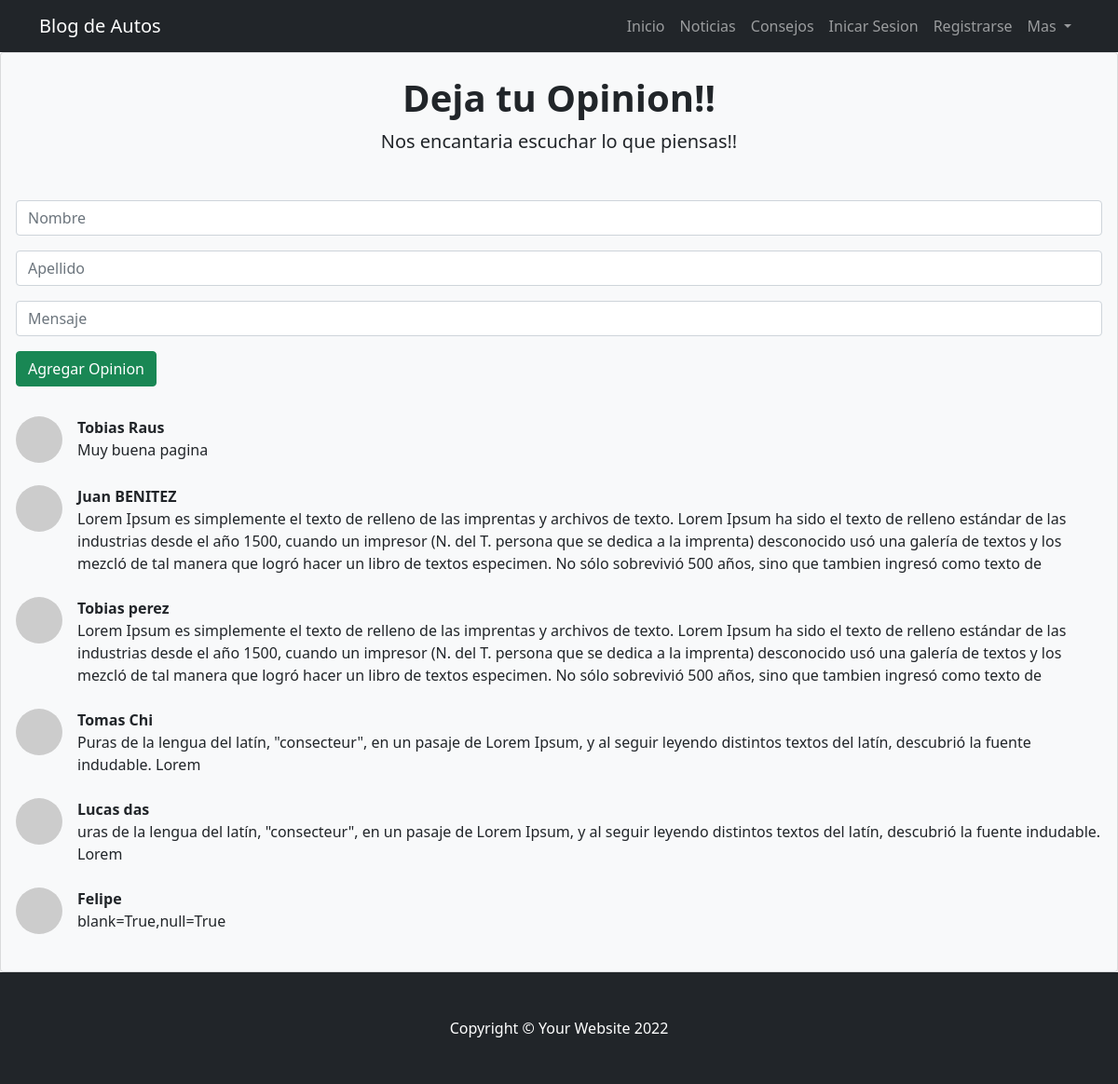
The app's page /opiniones/ with its own data.
### Aplicaciones/AutosApp/models.py (models this page shows)
class Opinion(models.Model):
    nombre = models.CharField(max_length=50)
    apellido = models.CharField(max_length=50,blank=True,null=True)
    mensaje = models.TextField()

### Aplicaciones/AutosApp/views.py (the view)
# urls.py: path('opiniones/',opiniones,name="opiniones"),
def opiniones(request):
    opinion= Opinion.objects.all()
    return render(request,"opiniones.html",{"opinion":opinion})

### Aplicaciones/AutosApp/templates/opiniones.html (shortened to what this page needs)
{% extends 'base.html' %}
{% load static %}
{% block contenido %}
<div class="card bg-light">
    <div class="text-center my-4"><h1 class="fw-bolder">Deja tu Opinion!!</h1><p class="lead mb-0">Nos encantaria escuchar lo que piensas!!</p></div>
    <div class="card-body">
        <form action="/agregarOpinion/" method="post">{% csrf_token %}
            <div class="form-group py-2">
                <input type="text" id="txtNombre" name="txtNombre" class="form-control" placeholder="Nombre" maxlength="50" required>
            </div>
            <div class="form-group py-2">
                <input type="text" id="txtApellido" name="txtApellido" class="form-control" placeholder="Apellido" maxlength="50" >
            </div>
            <div class="form-group py-2">
                <input type="text" id="txtMensaje" name="txtMensaje" class="form-control" placeholder="Mensaje" maxlength="" required>
            </div>
            <div class="form-group py-2">
               <button type="submit" class="btn btn-success btn-block text-white">Agregar Opinion</button>
            </div>
        </form>
        <br>
        {% for o in opinion %}
            <div class="d-flex">
                <div class="flex-shrink-0"><img class="rounded-circle" src="https://dummyimage.com/50x50/ced4da/6c757d.jpg" alt="..." /></div>
                <div class="ms-3">
                    <div class="fw-bold">{{o.nombre}} {{o.apellido}}</div>
                        {{o.mensaje}}
                </div>
            </div>
            <br>
        {% endfor %}
    </div>
</div>
{% endblock %}

### records on screen
Opinion: nombre "Tobias", apellido "Raus", mensaje "Muy buena pagina"
Opinion: nombre "Juan", apellido "BENITEZ", mensaje "Lorem Ipsum es simplemente el texto de relleno de las imprentas y archivos de texto. Lorem Ipsum ha sido el texto de relleno estándar de las industrias desde el año 1500, cuando un impresor (N. del T. persona que se dedica a la imprenta) desconocido usó una galería de textos y los mezcló de tal manera que logró hacer un libro de textos especimen. No sólo sobrevivió 500 años, sino que tambien ingresó como texto de"
Opinion: nombre "Tobias", apellido "perez", mensaje "Lorem Ipsum es simplemente el texto de relleno de las imprentas y archivos de texto. Lorem Ipsum ha sido el texto de relleno estándar de las industrias desde el año 1500, cuando un impresor (N. del T. persona que se dedica a la imprenta) desconocido usó una galería de textos y los mezcló de tal manera que logró hacer un libro de textos especimen. No sólo sobrevivió 500 años, sino que tambien ingresó como texto de"
Opinion: nombre "Tomas", apellido "Chi", mensaje "Puras de la lengua del latín, \"consecteur\", en un pasaje de Lorem Ipsum, y al seguir leyendo distintos textos del latín, descubrió la fuente indudable. Lorem"
Opinion: nombre "Lucas", apellido "das", mensaje "uras de la lengua del latín, \"consecteur\", en un pasaje de Lorem Ipsum, y al seguir leyendo distintos textos del latín, descubrió la fuente indudable. Lorem"
Opinion: nombre "Felipe", mensaje "blank=True,null=True"
